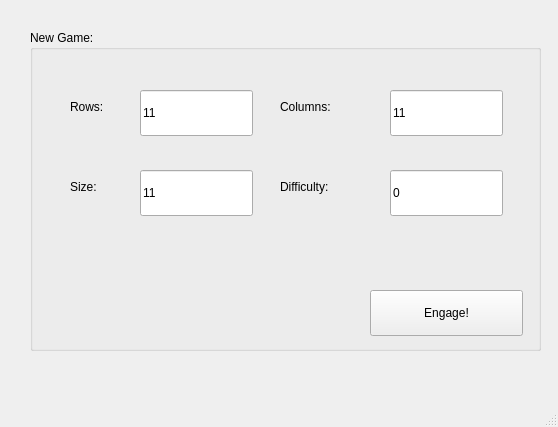
<?xml version="1.0" encoding="UTF-8"?>
<ui version="4.0">
 <class>MainWindow</class>
 <widget class="QMainWindow" name="MainWindow">
  <property name="geometry">
   <rect>
    <x>0</x>
    <y>0</y>
    <width>558</width>
    <height>427</height>
   </rect>
  </property>
  <property name="windowTitle">
   <string>PlanetJ1 Ready Room</string>
  </property>
  <widget class="QWidget" name="centralwidget">
   <widget class="QGroupBox" name="groupBox">
    <property name="geometry">
     <rect>
      <x>30</x>
      <y>30</y>
      <width>511</width>
      <height>321</height>
     </rect>
    </property>
    <property name="title">
     <string>New Game:</string>
    </property>
    <widget class="QLineEdit" name="rowEdit">
     <property name="geometry">
      <rect>
       <x>110</x>
       <y>60</y>
       <width>113</width>
       <height>46</height>
      </rect>
     </property>
     <property name="text">
      <string>11</string>
     </property>
    </widget>
    <widget class="QLineEdit" name="colEdit">
     <property name="geometry">
      <rect>
       <x>360</x>
       <y>60</y>
       <width>113</width>
       <height>46</height>
      </rect>
     </property>
     <property name="text">
      <string>11</string>
     </property>
    </widget>
    <widget class="QLabel" name="label">
     <property name="geometry">
      <rect>
       <x>40</x>
       <y>60</y>
       <width>71</width>
       <height>34</height>
      </rect>
     </property>
     <property name="text">
      <string>Rows:</string>
     </property>
    </widget>
    <widget class="QLabel" name="label_2">
     <property name="geometry">
      <rect>
       <x>250</x>
       <y>60</y>
       <width>121</width>
       <height>34</height>
      </rect>
     </property>
     <property name="text">
      <string>Columns:</string>
     </property>
    </widget>
    <widget class="QLabel" name="label_3">
     <property name="geometry">
      <rect>
       <x>250</x>
       <y>140</y>
       <width>111</width>
       <height>34</height>
      </rect>
     </property>
     <property name="text">
      <string>Difficulty:</string>
     </property>
    </widget>
    <widget class="QLineEdit" name="diffEdit">
     <property name="geometry">
      <rect>
       <x>360</x>
       <y>140</y>
       <width>113</width>
       <height>46</height>
      </rect>
     </property>
     <property name="text">
      <string>0</string>
     </property>
    </widget>
    <widget class="QPushButton" name="engageButton">
     <property name="geometry">
      <rect>
       <x>340</x>
       <y>260</y>
       <width>153</width>
       <height>46</height>
      </rect>
     </property>
     <property name="text">
      <string>Engage!</string>
     </property>
    </widget>
    <widget class="QLabel" name="label_4">
     <property name="geometry">
      <rect>
       <x>40</x>
       <y>140</y>
       <width>61</width>
       <height>34</height>
      </rect>
     </property>
     <property name="text">
      <string>Size:</string>
     </property>
    </widget>
    <widget class="QLineEdit" name="sizeEdit">
     <property name="geometry">
      <rect>
       <x>110</x>
       <y>140</y>
       <width>113</width>
       <height>46</height>
      </rect>
     </property>
     <property name="text">
      <string>11</string>
     </property>
    </widget>
   </widget>
  </widget>
  <widget class="QMenuBar" name="menubar">
   <property name="geometry">
    <rect>
     <x>0</x>
     <y>0</y>
     <width>558</width>
     <height>40</height>
    </rect>
   </property>
  </widget>
  <widget class="QStatusBar" name="statusbar"/>
 </widget>
 <resources/>
 <connections/>
</ui>
